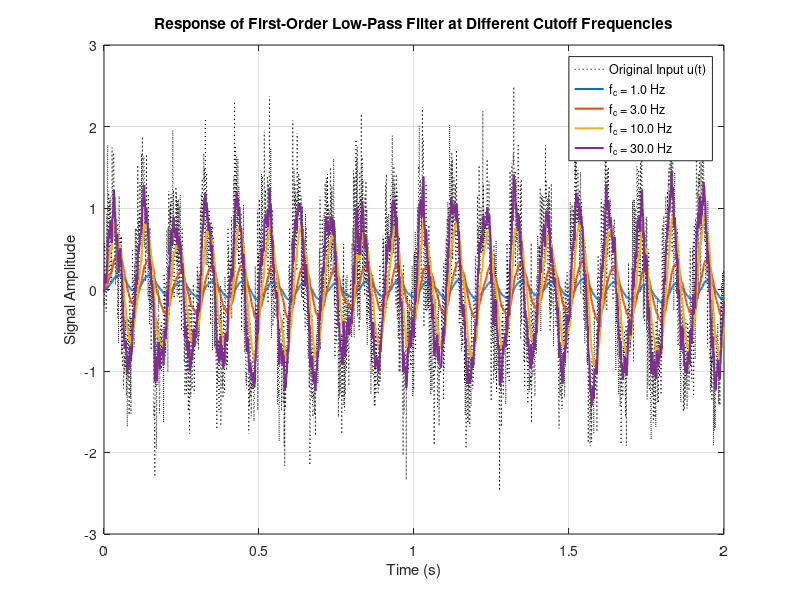

Recreate this plot in MATLAB.
% ===== Parameter settings =====
dt = 0.001;       % Sampling period (seconds)
t_end = 2;        % Total simulation time (seconds)
t = 0:dt:t_end;   % Time axis
N = length(t);

% ===== Input signal: 10Hz sine + white noise =====
f_input = 10;  % Input frequency (Hz)
u = sin(2*pi*f_input*t) + 0.5 * randn(1, N);  % Sine + noise

% ===== Different cutoff frequencies fc correspond to different time constants T =====
fc_list = [1, 3, 10, 30];         % Cutoff frequencies (Hz)
T_list = 1 ./ (2 * pi * fc_list); % T = 1/(2πfc)

% ===== Initialize results =====
Y = zeros(length(fc_list), N);   % Each row is the output of one filter

% ===== Apply filter for each cutoff frequency =====
for i = 1:length(T_list)
    T = T_list(i);
    y = zeros(1, N);
    for k = 2:N
        y(k) = y(k-1) + (dt / T) * (u(k) - y(k-1));  % Euler first-order low-pass filter
    end
    Y(i, :) = y;
end

% ===== Plot comparison =====
figure;
plot(t, u, 'k:', 'DisplayName', 'Original Input u(t)'); hold on;
colors = lines(length(fc_list));
for i = 1:length(fc_list)
    plot(t, Y(i, :), 'Color', colors(i,:), 'LineWidth', 1.5, ...
         'DisplayName', sprintf('f_c = %.1f Hz', fc_list(i)));
end
xlabel('Time (s)');
ylabel('Signal Amplitude');
title('Response of First-Order Low-Pass Filter at Different Cutoff Frequencies');
legend('show');
grid on;